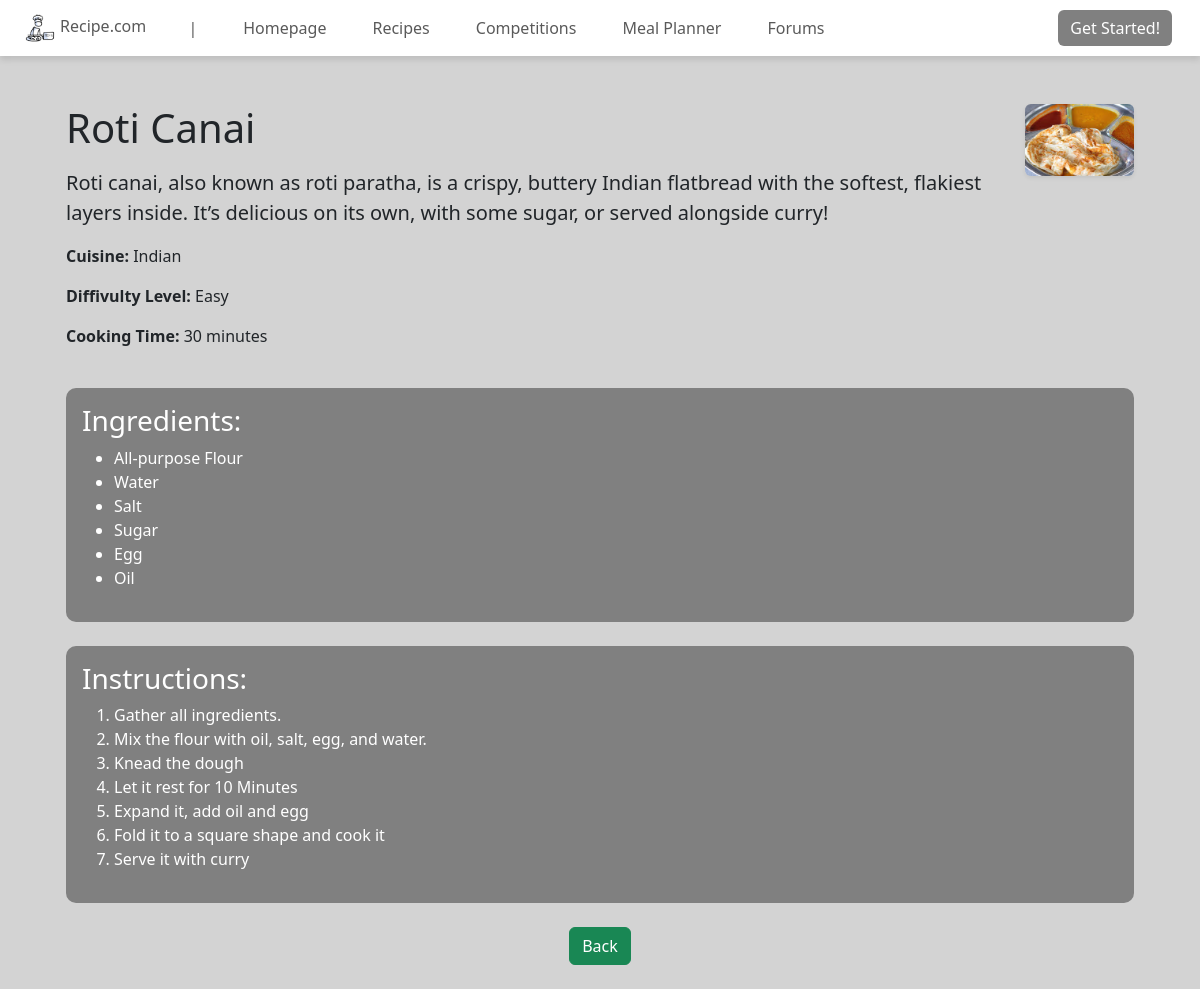
The page /view/view_recipe?recipe_id=2 on the database its author committed.
### tables this page shows
CREATE TABLE `recipe` (
  `recipe_id` int(10) NOT NULL,
  `user_id` int(10) NOT NULL,
  `title` text NOT NULL,
  `description` text NOT NULL,
  `images` text NOT NULL,
  `cuisine` varchar(10) NOT NULL,
  `difficulty` int(1) NOT NULL,
  `cooking_time` int(3) NOT NULL,
  `created_time` datetime NOT NULL
);

### controller/recipe_controller.php (called while the page is built, shortened)
<?php
require_once '../model/recipe_model.php';
class RecipeController {
    private $recipeModel;
    public function __construct($db) {
        $this->recipeModel = new Recipe($db);
    }
    public function getRecipeInfo($recipe_id) {
        return $this->recipeModel->getRecipeInfo($recipe_id);
    }
}
?>

### model/recipe_model.php (called while the page is built, shortened)
<?php
class Recipe {
    private $conn;
    public function __construct($db) {
        $this->conn = $db;
    }
    public function getRecipeInfo($recipe_id) {
        $sql = "SELECT * FROM recipe WHERE recipe_id = ?";
        $stmt = $this->conn->prepare($sql);
        $stmt->bind_param("i", $recipe_id);
        $stmt->execute();
        $result = $stmt->get_result();
        $recipe = $result->fetch_assoc();
        $stmt_ingredients = $this->conn->prepare("SELECT * FROM ingredients WHERE recipe_id = ?");
        $stmt_ingredients->bind_param("i", $recipe_id);
        $stmt_ingredients->execute();
        $ingredients_result = $stmt_ingredients->get_result();
        while ($row = $ingredients_result->fetch_assoc()) {
            $ingredients[] = $row['material'];
        }
        $stmt_steps = $this->conn->prepare("SELECT * FROM steps WHERE recipe_id = ? ORDER BY step_number ASC");
        $stmt_steps->bind_param("i", $recipe_id);
        $stmt_steps->execute();
        $steps_result = $stmt_steps->get_result();
        while ($row = $steps_result->fetch_assoc()) {
            $steps[] = $row['instruction'];
        }
        $recipe['ingredients'] = $ingredients;
        $recipe['steps'] = $steps;
        return $recipe;
    }
}
?>

### view/view_recipe.php (the view, shortened to what this page needs)
<?php
require '../config/db_connection.php';
include '../controller/recipe_controller.php';
$recipeController = new RecipeController($conn);
$recipe_id = intval($_GET['recipe_id']);
$recipe = $recipeController->getRecipeInfo($recipe_id);
?>
<!DOCTYPE html>
<html lang="en">
<head>
    <link rel="stylesheet" href="../assets/css/header.css">
    <link rel="stylesheet" href="../assets/css/styles.css">
    <link href="https://cdn.jsdelivr.net/npm/bootstrap@5.3.3/dist/css/bootstrap.min.css" rel="stylesheet">
</head>
<body>
    <?php include '../includes/header.php'; ?>
    <div class="container mt-4">
        <div class="p-4">
            <div class="d-flex align-items-start justify-content-between gap-4">
                <div>
                    <h1 class="mb-3"><?php echo htmlspecialchars($recipe['title']); ?></h1>
                    <p class="lead">
                        <?php echo nl2br(htmlspecialchars($recipe['description'])); ?>
                    </p>
                    <p><strong>Cuisine:</strong> <?php echo htmlspecialchars($recipe['cuisine']); ?></p>
                    <p><strong>Diffivulty Level:</strong>
                    <?php
                    $difficulty_labels = [
                    1 => "Beginner-Friendly",
                    2 => "Easy ",
                    3 => "Moderate ",
                    4 => "Challenging",
                    5 => "Expert-Level"
                    ];
                    $difficulty = htmlspecialchars($recipe['difficulty']);
                    echo isset($difficulty_labels[$difficulty]) ? $difficulty_labels[$difficulty] : "-";?></p>
                    <p><strong>Cooking Time:</strong>
                    <?php
                    $cookingTime = (int) $recipe['cooking_time'];
                    if ($cookingTime >= 60) {
                        $hours = floor($cookingTime / 60);
                        $minutes = $cookingTime % 60;
                        if ($minutes > 0) {
                            $formattedTime = "{$hours} hours {$minutes} minutes";
                        } else {
                            $formattedTime = "{$hours} hours";
                        }
                    } else {
                        $formattedTime = "{$cookingTime} minutes";
                    }
                    echo htmlspecialchars($formattedTime); ?></p></p>
                </div>
                <?php if (!empty($recipe['images'])): ?>
                    <div class="ms-3">
                        <img src="../uploads/recipes/<?php echo htmlspecialchars($recipe['images']); ?>"
                             alt="<?php echo htmlspecialchars($recipe['title']); ?>"
                             class="rounded shadow-sm img-fluid" style="width: 200px; height: auto; object-fit: cover;">
                    </div>
                <?php endif; ?>
            </div>
            <div class="p-3 mt-4" style="background-color: grey; color: white; border-radius: 10px;">
                <h3>Ingredients:</h3>
                <ul>
                    <?php foreach ($recipe['ingredients'] as $ingredient): ?>
                        <li><?php echo htmlspecialchars($ingredient); ?></li>
                    <?php endforeach; ?>
                </ul>
            </div>
            <div class="p-3 mt-4" style="background-color: grey; color: white; border-radius: 10px;">
                <h3>Instructions:</h3>
                <ol>
                    <?php foreach ($recipe['steps'] as $step): ?>
                        <li><?php echo htmlspecialchars($step); ?></li>
                    <?php endforeach; ?>
                </ol>
            </div>
            <div class="text-center mt-4" >
                <a href="javascript:window.history.back()" class="btn btn-success">Back</a>
            </div>
        </div>
    </div>
</body>
</html>

### assets/css/styles.css (style rules this page uses)
body { background-color: #d3d3d3 !important; }

### rows shown on the page
recipe: title "Roti Canai", description "Roti canai, also known as roti paratha, is a crispy, buttery Indian flatbread with the softest, flakiest layers inside. It’s delicious on its own, with some sugar, or served alongside curry!", cuisine "Indian", difficulty "Easy", cooking_time "30 minutes", images (picture)

### other values the page prints
$ingredient "All-purpose Flour"
$ingredient "Water"
$ingredient "Salt"
$ingredient "Sugar"
$ingredient "Egg"
$ingredient "Oil"
$step "Gather all ingredients."
$step "Mix the flour with oil, salt, egg, and water."
$step "Knead the dough"
$step "Let it rest for 10 Minutes"
$step "Expand it, add oil and egg"
$step "Fold it to a square shape and cook it"
$step "Serve it with curry"
